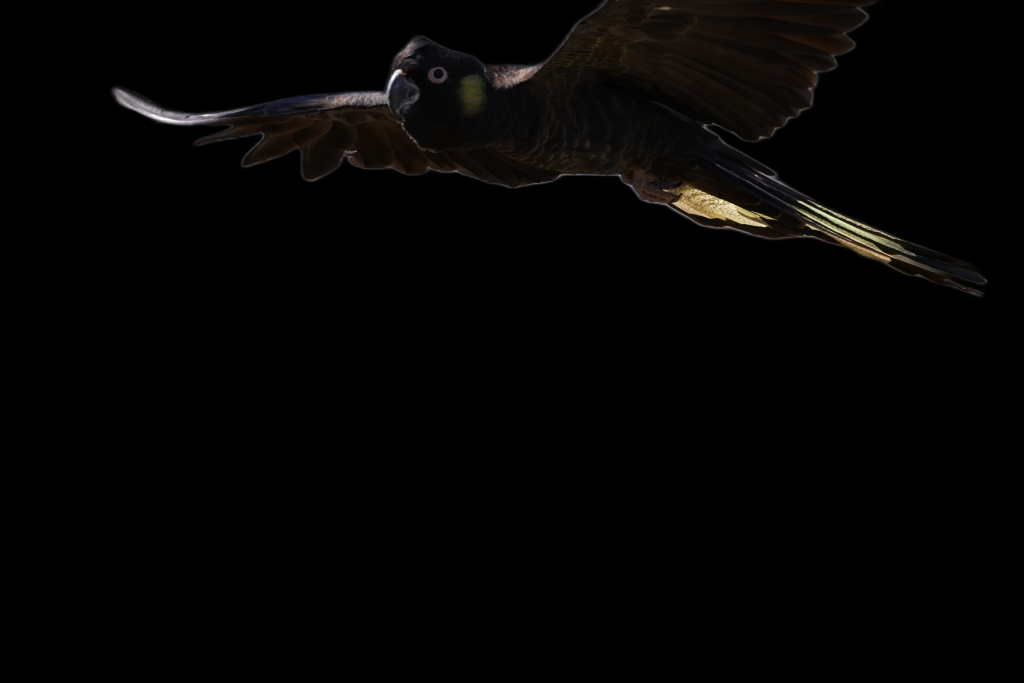
#> input picture images_rembg/black cockatoo flying/black cockatoo flying (1).png, 1024 x 683 px; its folder holds only this picture in this run
$ python main.py
#> lines starting #> are read from the running program, lines starting #| are printed output that depends on the picture; after the words box and inside, x2 and y2 are one past the last pixel; in counts of white or black regions, pixels touching at a corner belong together
import cv2 as cv
import os
import re
import numpy as np

# Data/IO
ROOT_DIR = "./images_rembg"  # root of binned images
VALID_EXTS = (".jpg", ".jpeg", ".png", ".bmp", ".tif", ".tiff", ".webp")

# Sorting
SORT_SUBJECTS = True
SORT_WITHIN_SUBJECT = True

# Display options
DISPLAY_SUBJECT_INDEX = 0           # which subject to visualize
SHOW_WINDOWS = True                 # set False for headless mode

def load_files():
    # Root of binned images: images_binned/<subject>/<files>
    root_dir = ROOT_DIR
    valid_exts = VALID_EXTS
    number_suffix_re = re.compile(r".*\((\d+)\)$") # Helper for sort trail (12)

    def natural_key(filename_base: str):
        m = number_suffix_re.match(filename_base)
        return int(m.group(1)) if m else 0

    if not os.path.isdir(root_dir):
        raise FileNotFoundError(f"'{root_dir}' not found. Run the binning step first.")

    # Collect subjects (subdirectories)
    subjects = [d for d in os.listdir(root_dir) if os.path.isdir(os.path.join(root_dir, d))]
    if SORT_SUBJECTS:
        subjects.sort()

    # 2D list of image paths per subject
    paths_2d = []
    for subject in subjects:
        subject_dir = os.path.join(root_dir, subject)
        files = [f for f in os.listdir(subject_dir) if os.path.splitext(f)[1].lower() in valid_exts]
        # Sort within subject by numeric suffix if present
        if SORT_WITHIN_SUBJECT:
            files.sort(key=lambda f: natural_key(os.path.splitext(os.path.basename(f))[0]))
        subject_paths = [os.path.join(subject_dir, f) for f in files]
        if subject_paths:
            paths_2d.append(subject_paths)

    # Load images into a 2D list parallel to paths_2d
    images_2d = []
    for subject_paths in paths_2d:
        subject_images = []
        for p in subject_paths:
            img = cv.imread(p)
#> img is the input picture: shape (683, 1024, 3); mean B, G, R 2.8, 3.4, 4
            if img is None:
                continue
            subject_images.append(img)
        if subject_images:
            images_2d.append(subject_images)

    return images_2d

# img is an ndarray
def quick_fill(img):
    # For each pixel in img that is not 0, set it to 255
    # print(img.shape)
    mask = (img != 0).any(axis=2)
    img[mask] = [255, 255, 255]
    return img

def check_fully_enclosed(filled):
    height = filled.shape[0]  # rows = 683
    width = filled.shape[1]   # cols = 1024

    print(height, width)

    # Vectorized boundary checks across all channels
    top_has_nonzero = np.any(filled[0, :, :] != 0)
    bottom_has_nonzero = np.any(filled[height - 1, :, :] != 0)
    left_has_nonzero = np.any(filled[:, 0, :] != 0)
    right_has_nonzero = np.any(filled[:, width - 1, :] != 0)

    return not (top_has_nonzero or bottom_has_nonzero or left_has_nonzero or right_has_nonzero)

def main():
    # Load overrides from config.json if present
    images_2d = load_files()
#> images_2d = 2 items

    # clamp index within range
    subject_index = max(0, min(DISPLAY_SUBJECT_INDEX, len(images_2d) - 1))
#> subject_index = 0
     # retrieve list of subject images and sets
    current_subject_images = images_2d[subject_index] if images_2d and images_2d[subject_index] else []
#> current_subject_images = 1 item
   # set initial image
    current_idx = 0
    current_img = current_subject_images[current_idx] if current_subject_images else None

    print(f"Loaded {sum(len(row) for row in images_2d)} images across {len(images_2d)} subjects.")
#| Loaded 2 images across 2 subjects.
    print(len(images_2d[0]))
#| 1

    # Run Once
    qf = quick_fill(current_img) # alt process image
#> in quick_fill, `mask = (img != 0).any(axis=2)`:
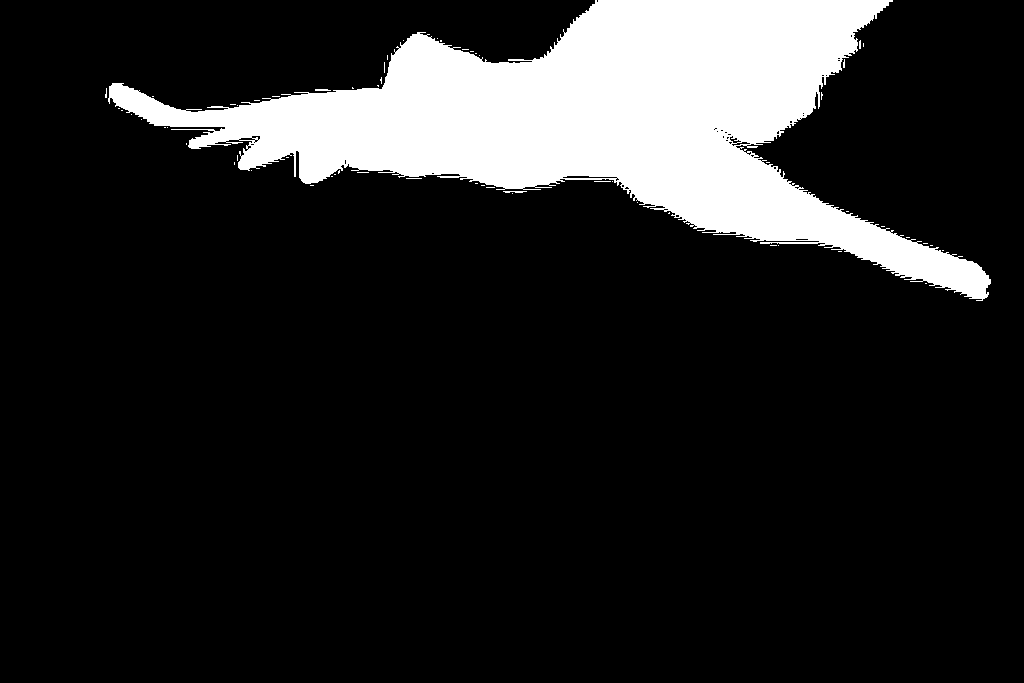
#> mask: shape (683, 1024) bool; 14.1% white; 61 white regions (58 under 20 px), largest, box (x1, y1, x2, y2) and area: (108, 0, 991, 301) 98297, (503, 191, 527, 193) 37, (315, 89, 331, 91) 29
    cv.imshow("Filled", qf )

    cv.moveWindow("Filled", 700, 0)

    while True:
        key = cv.waitKey(30) & 0xFF
#> (key q is pressed here)
        if key == 32:  # space -> next image in subject
            if current_subject_images:
                current_idx = (current_idx + 1) % len(current_subject_images)
                current_img = current_subject_images[current_idx]
                qf = quick_fill(current_img)
                cv.imshow("Filled", qf )
            continue
        if key in (ord('c'), ord('C')):  #  check
            print("Fully enclosed: ", check_fully_enclosed(qf) )
            continue
        if key in (ord('o'), ord('O')):  # place holder for next thing i need

            continue
        if key in (27, ord('q')):  # ESC or q to quit
            break

    cv.destroyAllWindows()

if __name__ == "__main__":
    main()
